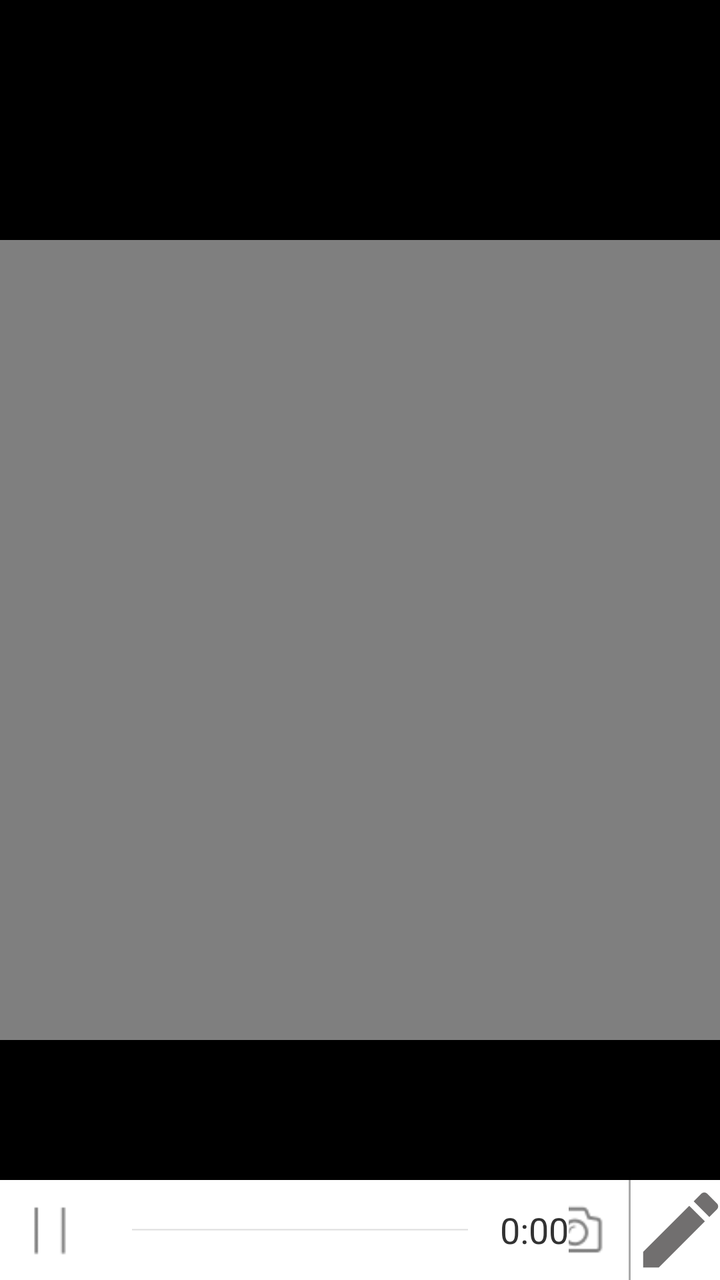
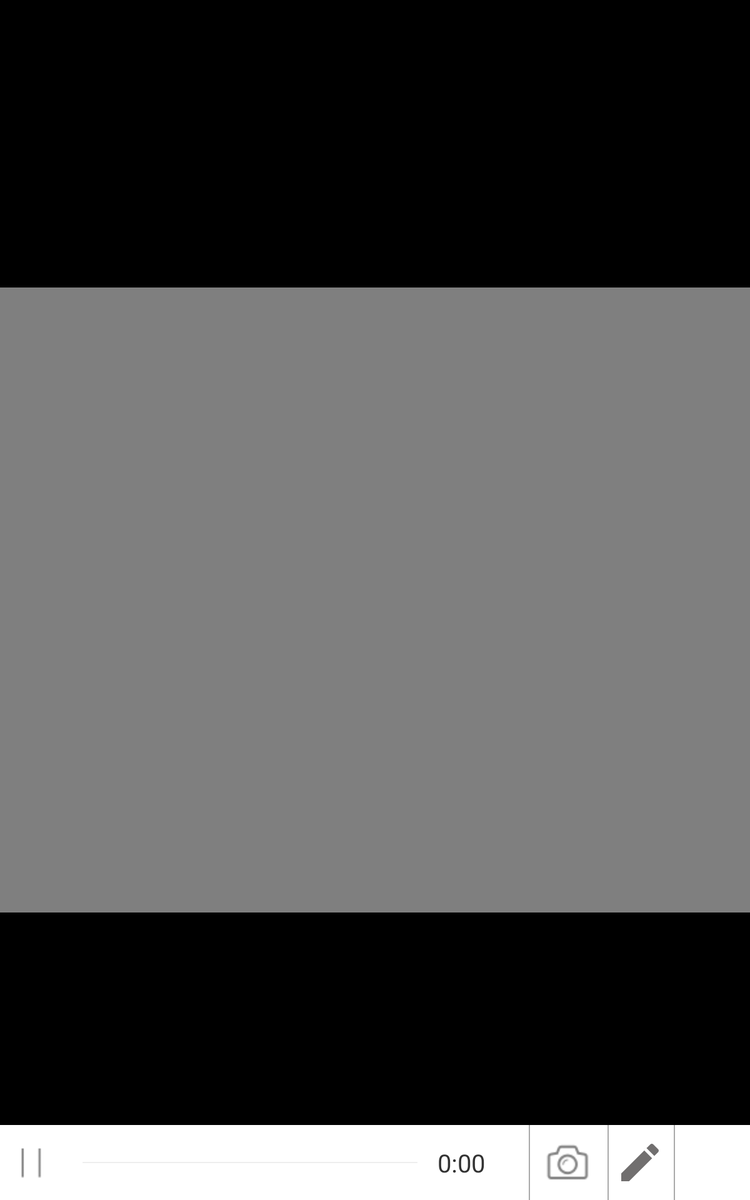

The same Android screen from two of the app's own layout files: first res/layout/ as a phone draws it, then the repository's variant for another configuration, drawn on a device whose configuration selects that folder. Both files follow.
<!-- AndroidManifest.xml: application theme AppTheme -->
<!-- res/layout/activity_play.xml -->
<?xml version="1.0" encoding="utf-8"?>
<RelativeLayout
    xmlns:android="http://schemas.android.com/apk/res/android"
    android:orientation="vertical"
    android:layout_width="match_parent"
    android:layout_height="match_parent">

    <RelativeLayout
        android:layout_width="match_parent"
        android:layout_height="match_parent"
        android:layout_alignParentStart="true"
        android:layout_alignParentTop="true"
        android:background="#000000">

        <RelativeLayout
            android:id="@+id/relate"
            android:layout_width="match_parent"
            android:layout_height="400dp"
            android:layout_centerHorizontal="true"
            android:layout_centerVertical="true">

            <VideoView
                android:id="@+id/videoView"
                android:layout_width="match_parent"
                android:layout_height="match_parent" />

        </RelativeLayout>
    </RelativeLayout>

    <LinearLayout
        android:background="#ffffff"
        android:id="@+id/linear"
        android:layout_alignParentBottom="true"
        android:gravity="center"
        android:layout_width="match_parent"
        android:layout_height="wrap_content"
        android:orientation="horizontal">

        <ImageView
            android:src="@drawable/pause"
            android:id="@+id/btnPauseResume"
            android:layout_width="50dp"
            android:layout_height="50dp">
        </ImageView>

        <SeekBar
            android:layout_width="200dp"
            android:id="@+id/seekbar"
            android:layout_height="wrap_content"
            android:thumb="@drawable/seek"
            android:max="100"
            android:progress="0">
        </SeekBar>

        <TextView
            android:textSize="18sp"
            android:text="0:00"
            android:layout_width="wrap_content"
            android:layout_height="wrap_content"
            android:id="@+id/current"/>

        <LinearLayout
            android:gravity="center"
            android:background="#ffffff"
            android:layout_width="match_parent"
            android:layout_height="wrap_content"
            android:orientation="horizontal">

            <View
                android:layout_marginLeft="35dp"
                android:layout_width="1dp"
                android:layout_height="50dp"
                android:background="@android:color/darker_gray"/>

            <ImageView
                android:gravity="center"
                android:src="@drawable/screenshot"
                android:textSize="18sp"
                android:id="@+id/btnScreenshot"
                android:layout_width="50dp"
                android:layout_height="50dp">
            </ImageView>
            <View
                android:layout_width="1dp"
                android:layout_height="50dp"
                android:layout_marginLeft="2dp"
                android:background="@android:color/darker_gray"/>

            <ImageView
                android:src="@drawable/pencil"
                android:id="@+id/btnPencil"
                android:layout_width="50dp"
                android:layout_height="50dp">
            </ImageView>
            <View
                android:layout_width="1dp"
                android:layout_height="50dp"
                android:layout_marginLeft="2dp"
                android:background="@android:color/darker_gray"/>

            <ImageView
                android:src="@drawable/ic_action_delete"
                android:textSize="18sp"
                android:id="@+id/btnRefresh"
                android:layout_width="50dp"
                android:layout_height="50dp">
            </ImageView>
        </LinearLayout>
    </LinearLayout>
</RelativeLayout>
<!-- resources referenced by this layout -->
<resources>
  <!-- drawable pause: png bitmap (drawable, 171 bytes) -->
  <!-- drawable pencil (drawable) -->
  <?xml version="1.0" encoding="utf-8"?>
  <vector
      android:height="24dp"
      android:viewportHeight="24.0"
      android:viewportWidth="24.0"
      android:width="24dp"
      xmlns:android="http://schemas.android.com/apk/res/android">
      <path android:fillColor="#716f6f"
          android:pathData="M3,17.25V21h3.75L17.81,9.94l-3.75,-3.75L3,17.25zM20.71,7.04c0.39,-0.39 0.39,-1.02 0,-1.41l-2.34,-2.34c-0.39,-0.39 -1.02,-0.39 -1.41,0l-1.83,1.83 3.75,3.75 1.83,-1.83z"/>
  </vector>
  <!-- drawable screenshot: png bitmap (drawable, 744 bytes) -->
  <style name="AppTheme" parent="android:Theme.Holo.Light">
          
          <item name="colorPrimary">@color/white</item>
          <item name="colorPrimaryDark">@color/colorPrimaryDark</item>
          <item name="colorAccent">@color/colorAccent</item>
          <item name="android:actionBarStyle">@style/ActionBar</item>
      </style>
  <color name="white">#ffffff</color>
  <color name="colorPrimaryDark">#FFCA28</color>
  <color name="colorAccent">#D32F2F</color>
  <style name="ActionBar" parent="android:style/Widget.Holo.Light.ActionBar">
      <item name="android:background">#ffff</item>
  </style>
</resources>
<!-- res/layout-sw600dp/activity_play.xml (the repository's variant of the layout above) -->
<!-- drawn on a 7-inch tablet held upright -->
<?xml version="1.0" encoding="utf-8"?>
<RelativeLayout
    xmlns:android="http://schemas.android.com/apk/res/android"
    android:layout_width="match_parent"
    android:layout_height="match_parent">

    <RelativeLayout
        android:background="#000000"
        android:layout_width="match_parent"
        android:layout_height="match_parent">

        <RelativeLayout
            android:layout_width="match_parent"
            android:layout_height="500dp"
            android:layout_centerVertical="true"
            android:layout_centerHorizontal="true"
            android:id="@+id/relate">

            <VideoView
                android:layout_width="match_parent"
                android:layout_height="match_parent"
                android:id="@+id/videoView"
                android:layout_centerVertical="true"
                android:layout_centerHorizontal="true"/>

        </RelativeLayout>
    </RelativeLayout>

    <LinearLayout
        android:background="#ffffff"
        android:id="@+id/linear"
        android:layout_alignParentBottom="true"
        android:gravity="center"
        android:layout_width="match_parent"
        android:layout_height="wrap_content"
        android:orientation="horizontal">

        <ImageView
            android:src="@drawable/pause"
            android:id="@+id/btnPauseResume"
            android:layout_width="50dp"
            android:layout_height="60dp">
        </ImageView>

        <SeekBar
            android:layout_width="300dp"
            android:id="@+id/seekbar"
            android:layout_height="wrap_content"
            android:thumb="@drawable/seek"
            android:max="100"
            android:progress="0">
        </SeekBar>

        <TextView
            android:textSize="20sp"
            android:text="0:00"
            android:layout_width="wrap_content"
            android:layout_height="wrap_content"
            android:id="@+id/current"/>

        <LinearLayout
            android:gravity="center"
            android:background="#ffffff"
            android:layout_width="match_parent"
            android:layout_height="wrap_content"
            android:orientation="horizontal">

            <View
                android:layout_marginLeft="35dp"
                android:layout_width="1dp"
                android:layout_height="60dp"
                android:background="@android:color/darker_gray"/>

            <ImageView
                android:gravity="center"
                android:src="@drawable/screenshot"
                android:textSize="18sp"
                android:id="@+id/btnScreenshot"
                android:layout_width="60dp"
                android:layout_height="60dp">
            </ImageView>
            <View
                android:layout_width="1dp"
                android:layout_height="60dp"
                android:layout_marginLeft="2dp"
                android:background="@android:color/darker_gray"/>

            <ImageView
                android:src="@drawable/pencil"
                android:id="@+id/btnPencil"
                android:layout_width="50dp"
                android:layout_height="40dp">
            </ImageView>
            <View
                android:layout_width="1dp"
                android:layout_height="60dp"
                android:layout_marginLeft="2dp"
                android:background="@android:color/darker_gray"/>

            <ImageView
                android:src="@drawable/ic_action_delete"
                android:textSize="18sp"
                android:id="@+id/btnRefresh"
                android:layout_width="60dp"
                android:layout_height="60dp">
            </ImageView>
        </LinearLayout>
    </LinearLayout>
</RelativeLayout>
